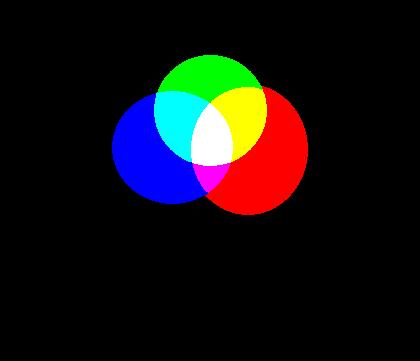
%> input picture Processamento de Imagens/Exercicios/Lista07/Ex2/circ.jpeg, 420 x 361 px
$ octave --eval "conv2CMY;"   (GNU Octave 9; MATLAB toolbox functions it lacks are replaced by stand-ins)
%> lines starting %> are read from the running program, lines starting %| are printed output that depends on the picture
function conv2CMY()
  imagem = imread("circ.jpeg");
%> imagem is the input picture: size 361x420x3 uint8; mean R, G, B 20, 16.6, 18.1
  imVerm = imagem(:,:,1);
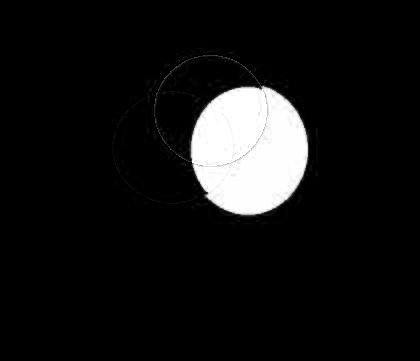
%> imVerm: size 361x420 uint8; min 0, max 255, mean 20
  imVerd = imagem(:,:,2);
  imAzul = imagem(:,:,3);
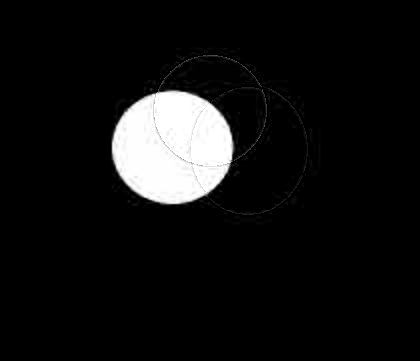
%> imAzul: size 361x420 uint8; min 0, max 255, mean 18.1

  %Vermelho é equivalente a ciano
  imC = 256 - imVerm;
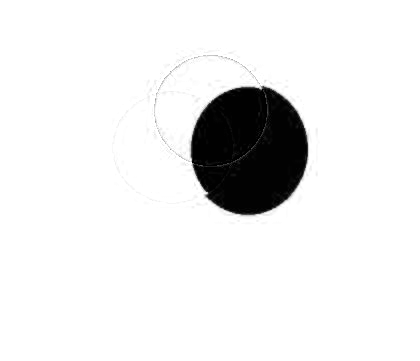
%> imC: size 361x420 uint8; min 1, max 255, mean 235.1
  %Verde e equivalente a magenta
  imM = 256 - imVerd;
  %Azul e equivalente a amarelo
  imY = 256 - imAzul;
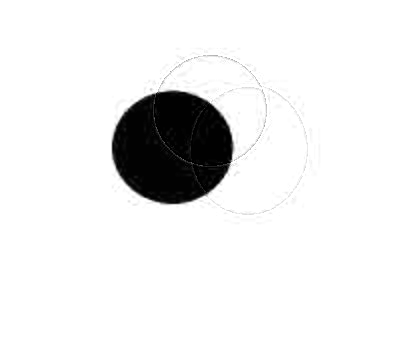
%> imY: size 361x420 uint8; min 1, max 255, mean 237

  imagemCMY = uint8(zeros(size(imagem)));
  imagemCMY(:,:,1) = imC;
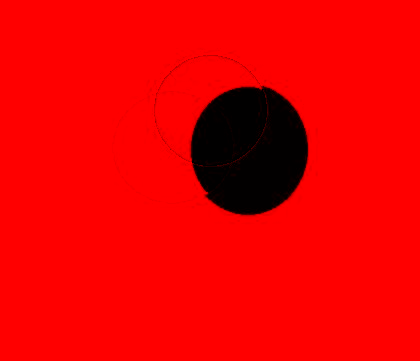
%> imagemCMY: size 361x420x3 uint8; mean R, G, B 235.1, 0, 0
  imagemCMY(:,:,2) = imM;
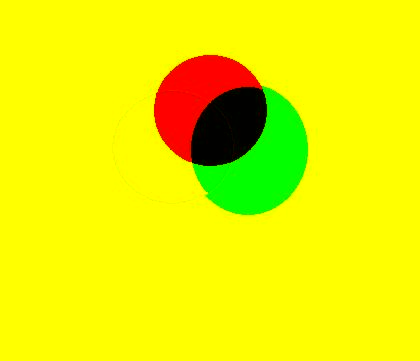
%> imagemCMY: size 361x420x3 uint8; mean R, G, B 235.1, 238.5, 0
  imagemCMY(:,:,3) = imY;
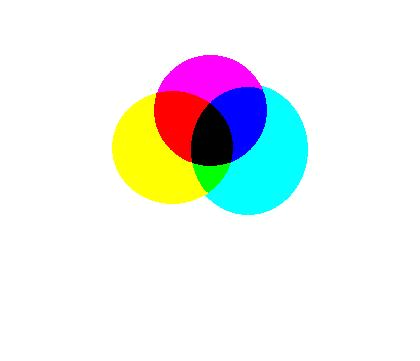
%> imagemCMY: size 361x420x3 uint8; mean R, G, B 235.1, 238.5, 237

  imshow(imagemCMY);

endfunction
